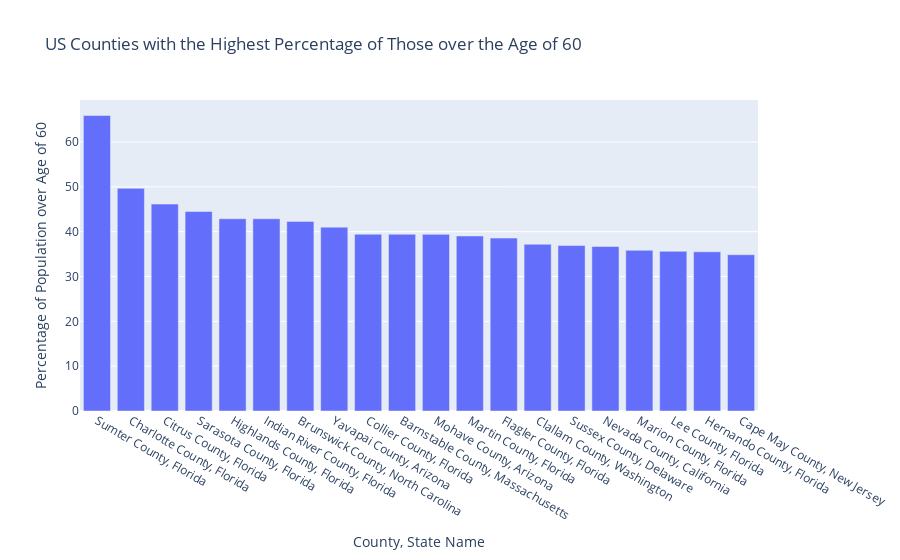

Here is the notebook cell this chart was saved with:
### Code cell
bar_total_pop

### Figure 1 — Plotly figure (JSON) as saved in the notebook; plotly's stock layout.template omitted (floating-point values rounded to 4 significant figures)
{"data": [{"alignmentgroup": "True", "hovertemplate": "County, State Name=%{x}<br>Percentage of Population over Age of 60=%{y}<extra></extra>", "legendgroup": "", "marker": {"color": "#636efa"}, "name": "", "offsetgroup": "", "orientation": "v", "showlegend": false, "textposition": "auto", "type": "bar", "x": ["Sumter County, Florida", "Charlotte County, Florida", "Citrus County, Florida", "Sarasota County, Florida", "Highlands County, Florida", "Indian River County, Florida", "Brunswick County, North Carolina", "Yavapai County, Arizona", "Collier County, Florida", "Barnstable County, Massachusetts", "Mohave County, Arizona", "Martin County, Florida", "Flagler County, Florida", "Clallam County, Washington", "Sussex County, Delaware", "Nevada County, California", "Marion County, Florida", "Lee County, Florida", "Hernando County, Florida", "Cape May County, New Jersey"], "xaxis": "x", "y": [65.91, 49.66, 46.16, 44.5, 42.88, 42.88, 42.3, 41.01, 39.43, 39.42, 39.4, 39.05, 38.57, 37.19, 36.91, 36.7, 35.85, 35.62, 35.52, 34.87], "yaxis": "y"}], "layout": {"barmode": "relative", "legend": {"tracegroupgap": 0}, "title": {"text": "US Counties with the Highest Percentage of Those over the Age of 60"}, "xaxis": {"anchor": "y", "domain": [0, 1], "title": {"text": "County, State Name"}}, "yaxis": {"anchor": "x", "domain": [0, 1], "title": {"text": "Percentage of Population over Age of 60"}}}}
